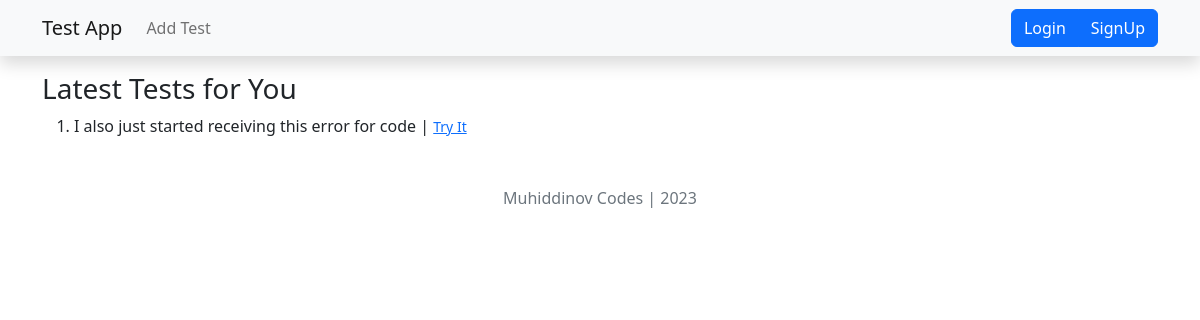
The app's page /, older data.
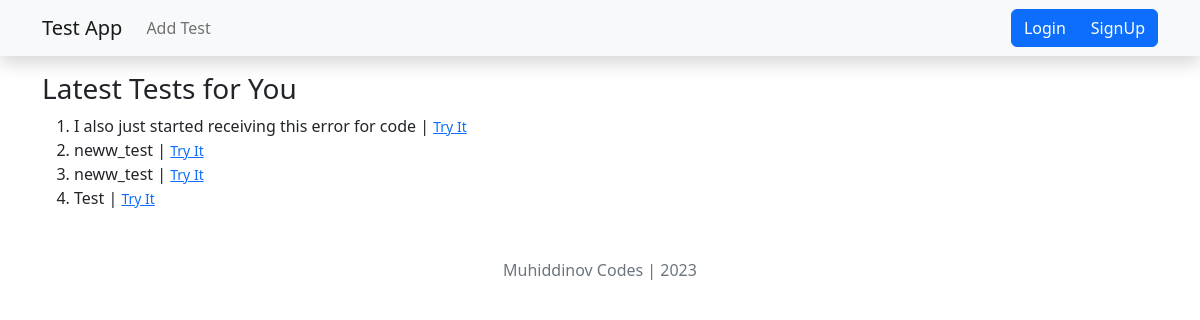
The same page, newer data.
### main/models.py (models this page shows, shortened)
class Test(models.Model):
    author=models.ForeignKey(User,on_delete=models.CASCADE)
    category=models.ForeignKey(Category,on_delete=models.CASCADE)
    title=models.CharField(max_length=200, null=True)
    maximum_attemps=models.PositiveBigIntegerField(null=True)
    start_date=models.DateTimeField(default=timezone.now, null=True)
    end_date=models.DateTimeField(default=(timezone.now()+timezone.timedelta(days=10)))
    pass_percentage=models.PositiveBigIntegerField(null=True)

### main/views.py (the view)
# urls.py: path('', index, name='index'),
def index(request):
    tests = Test.objects.all()
    return render(request, 'index.html', {'tests': tests})

### templates/index.html (shortened to what this page needs)
{% extends "base.html" %}
{% block content %}
    <div class="content mt-3">
        <h3>Latest Tests for You</h3>
        <ol>
            {% for test in tests %}
                <li>{{test.title}} | <small><a href="{% url 'ready_to_test' test.id%}">Try It</a></small></li>
            {% endfor %}
        </ol>
    </div>
{% endblock content %}

Row changes from the older to the newer data that the page shows:
added Test: title "neww_test"
added Test: title "neww_test"
added Test: title "Test"
